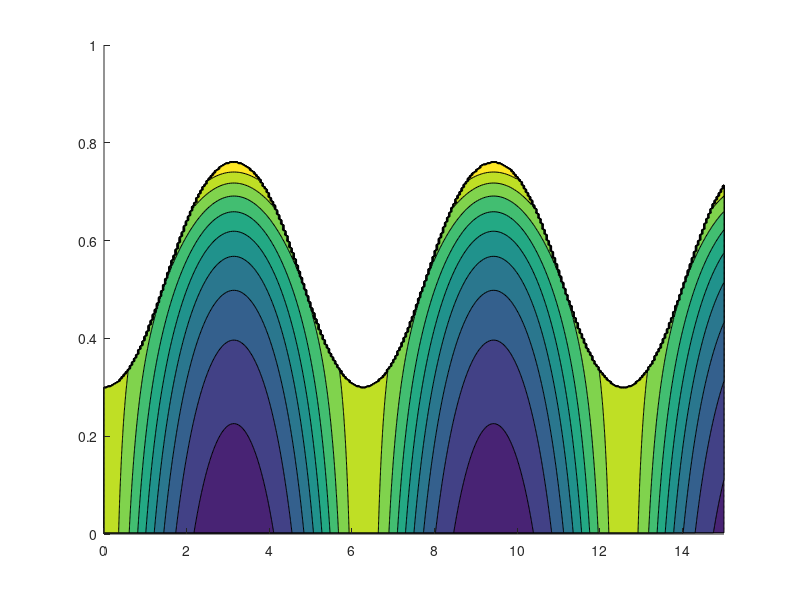

Write MATLAB code to recreate this figure. (Note: this script raises an error after producing the figure.)
t = linspace(0,15,300);
s = linspace(0,1,400);

[T,S] = meshgrid(t,s);

alpha = .5;

g = @(s) alpha*s.*(1-s);

sigma_inv = @(t,m) (m.*exp(alpha*t))./((1-m)+m.*exp(alpha*t));

int_f_s = @(t) 2*(1-cos(t));

phi = @(m) 10/3*(m>=0).*(m<=0.3);

Soln = @(t,s) g(sigma_inv(-int_f_s(t),s))./(g(s)).*phi(sigma_inv(-int_f_s(t),s));

A = Soln(T,S);

figure

contourf(T,S,A,'edgecolor','none')

title('$\sigma^{-1}(t;\underline{m})$, Example 2','interpreter','latex')
xlabel('t')
ylabel('m')

colorbar
view(2)

exportfig(gcf,'ex3_tm.eps')
saveas(gcf,'ex3_tm.fig')
